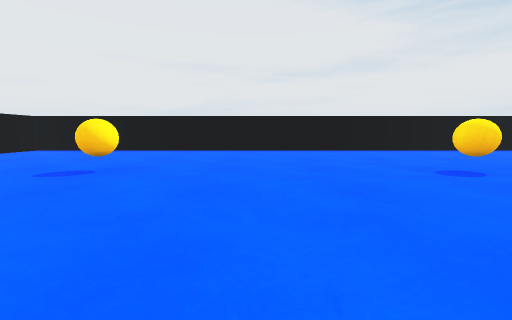
[1] (above)

16 first-person views from a walk through a Unity game level. The camera is 0.51 m above the floor, tilts 6° down and sees 90° across. The floor is counted in squares, 1 m on a side. Each view is taken from the middle of a square. On the plan, view 1 faces up. The plan holds only what a view shows up to about 9 squares ahead; the rest is blank. The place goes on beyond the plan. The player is left out.

[2]
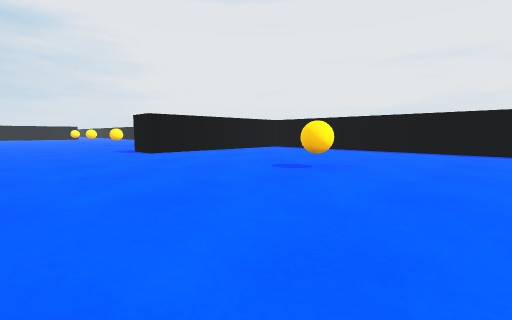

[3]
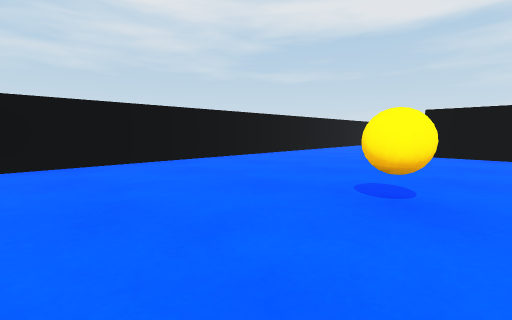

[4]
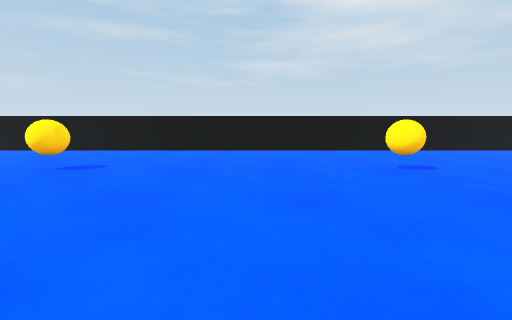

[5]
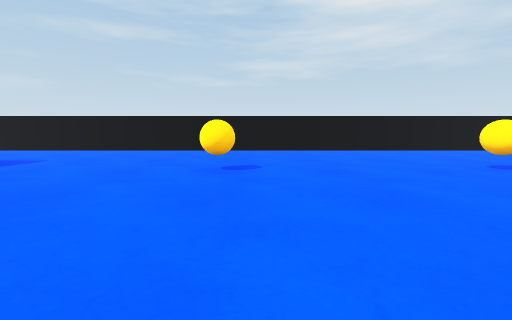

[6]
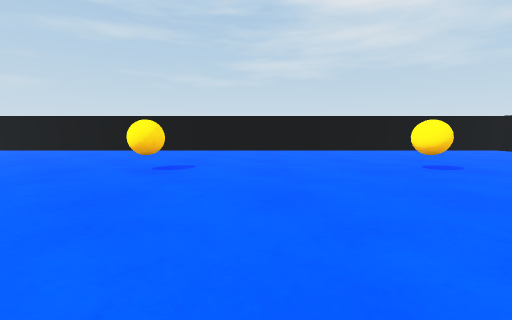

[7]
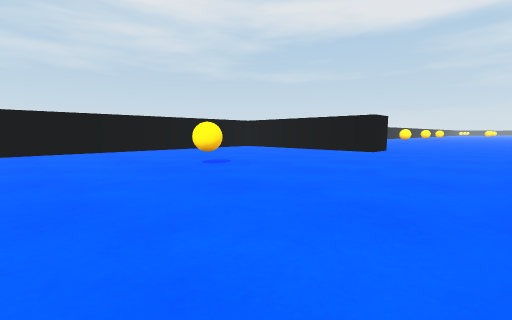

[8]
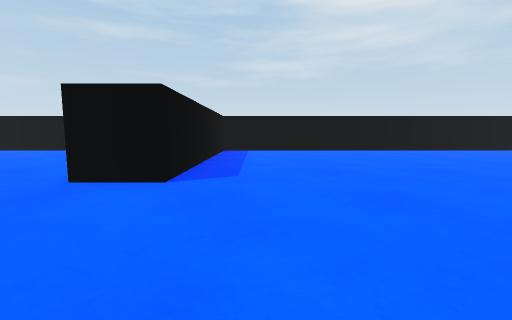

[9]
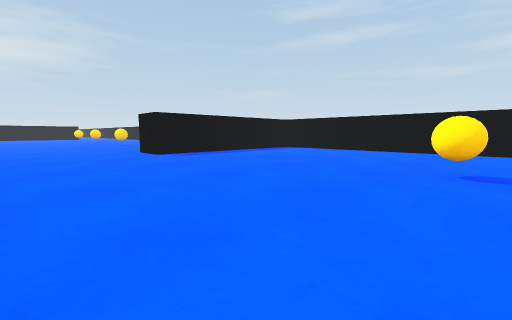

[10]
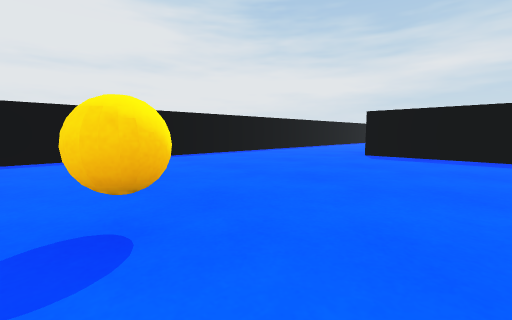

[11]
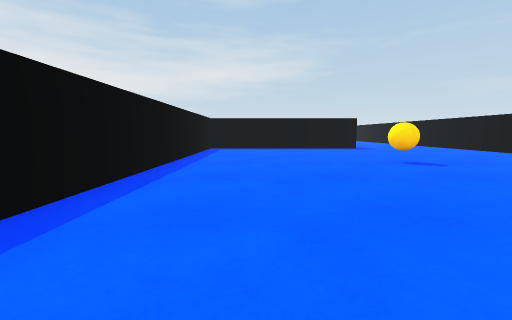

[12]
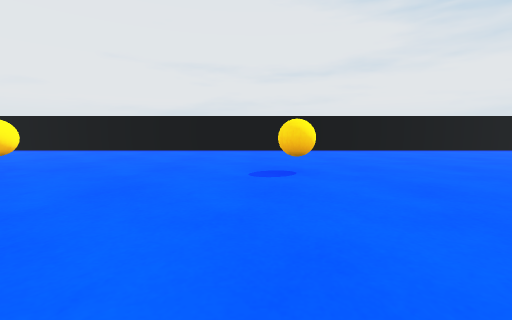

[13]
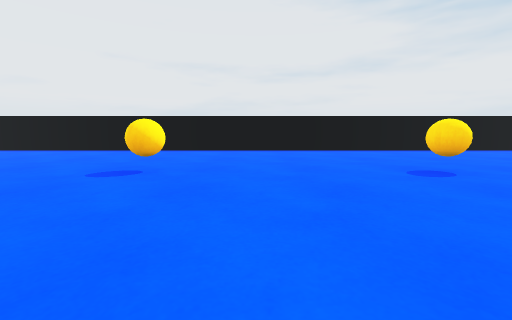

[14]
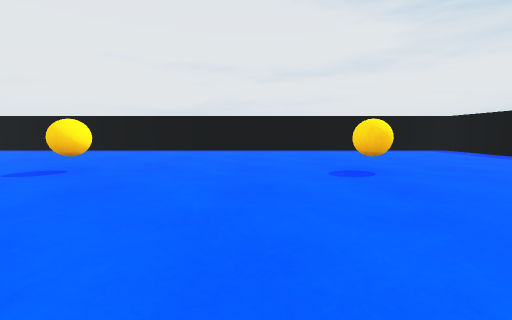

[15]
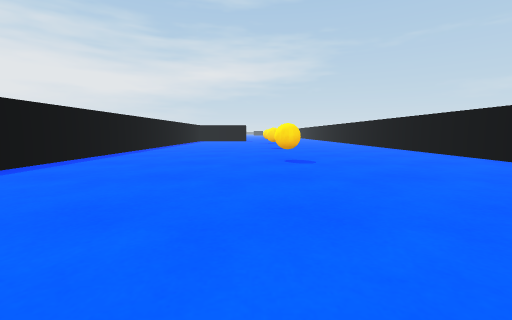

[16]
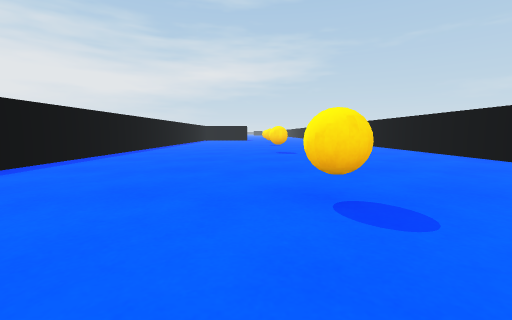

### Floor plan
Points are (right, up) in squares from view 1. A wall is a line through its corners. A room is listed if a view was taken in it or the views show most of it. See-through windows are left out.
Room 1 (views 1, 2, 3, 4, 15, 16)
walls: (5.5, 7.5) (-6.4, 7.5) (-6.4, 2.7); (-5.4, -0.5) (5.5, -0.5)
ways out: opening at (-6.3, 1) to room 2
objects: other object (-2, 3); other object (3, 3)
Room 2 (views 5, 6, 7, 8, 9, 10, 11, 12, 13, 14)
walls: (-30, 7.5) (-31.1, 7.5); (-6.4, 2.7) (-7.4, 2.7) (-7.4, 7.5) (-28.5, 7.5); (-31.5, -0.5) (-25.1, -0.5) (-25.1, 4.4) (-24.1, 4.4) (-24.1, -0.5) (-5.4, -0.5)
ways out: opening at (-6.3, 1) to room 1
objects: other object (-31, 3); other object (-19, 3); other object (-15, 3); other object (-11, 3)

Where each view was taken, in squares from view 1:
view 1: 0 up, 0 right, facing up
view 2: 0 up, 0 right, facing up-left
view 3: 4 up, 0 right, facing down-left
view 4: 7 up, 0 right, facing down
view 5: 7 up, 12 left, facing down
view 6: 7 up, 17 left, facing down
view 7: 7 up, 17 left, facing down-left
view 8: 7 up, 26 left, facing down
view 9: 7 up, 31 left, facing down-right
view 10: 2 up, 31 left, facing up-right
view 11: 6 up, 16 left, facing right
view 12: 0 up, 16 left, facing up
view 13: 0 up, 18 left, facing up
view 14: 0 up, 13 left, facing up
view 15: 4 up, 2 left, facing right
view 16: 4 up, 4 left, facing right
